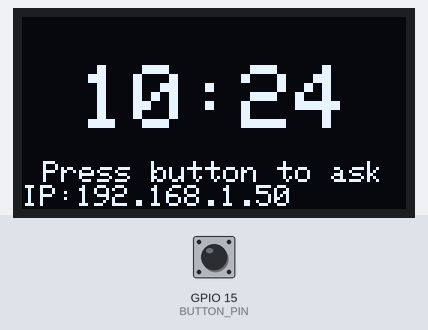
The sketch below on a simulated ESP32. Shown: 128×64 one-colour display. The inputs (shaded band) are chosen by the test bench; at power-on: GPIO 15 (BUTTON_PIN) HIGH. WiFi joins after 1.5 s; servers stay silent unless stated; uploads are accepted with an empty reply; the local clock reads 2024-03-15 10:24:30 at power-on unless the sketch sets it; what the sketch prints to the serial monitor is not drawn.

Above: at 3.7 s.
3.8 s: GPIO 15 (BUTTON_PIN) pulled LOW for 0.15 s
At 6.1 s:
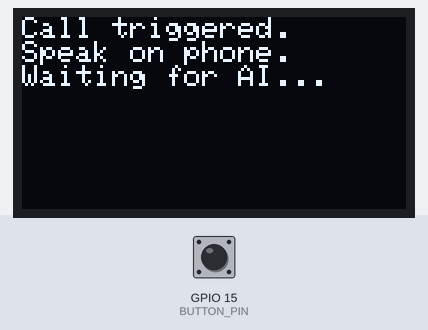
6.8 s: GPIO 15 (BUTTON_PIN) pulled LOW for 1 s
At 7.4 s:
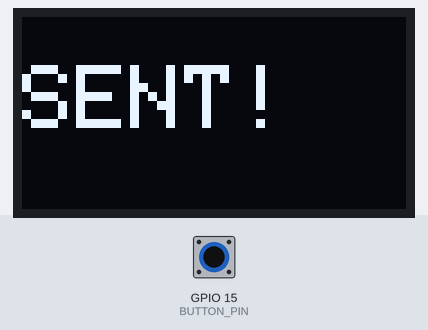
Timing chart, 0 to 9.8 s (numbered marks = the images above; inputs shaded):
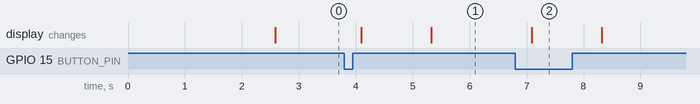

Measured:
- after the input at 3.8 s, the display: first changes after 0.30 s (image 1 shows a later state)
- after the input at 6.8 s, the display: changes after 0.29 s (image 2)

The sketch:

esp32.ino
```cpp
#include <WiFi.h>
#include <HTTPClient.h>
#include <Wire.h>
#include <Adafruit_GFX.h>
#include <Adafruit_SSD1306.h>
#include <time.h>

// ========= OLED CONFIG (same as your working code) =========
#define SCREEN_WIDTH 128
#define SCREEN_HEIGHT 64
Adafruit_SSD1306 display(SCREEN_WIDTH, SCREEN_HEIGHT, &Wire, -1);

// ========= PINS =========
#define BUTTON_PIN 15       // one side -> GND, other side -> GPIO15

// ========= WIFI / BACKEND =========
const char* ssid     = "JioFiber-wA01K";
const char* password = "Kris0909";
const char* BASE_URL = "http://192.168.29.183:3000";   // your Node backend

// ========= BUTTON DEBOUNCE =========
int lastReading = HIGH;
bool latch = false;
unsigned long lastDebounce = 0;
const unsigned long DEBOUNCE_DELAY = 50;

// ========= ANSWER POLLING STATE =========
bool waitingForReply      = false;
unsigned long lastFetchMs = 0;
const unsigned long FETCH_INTERVAL = 3000;
String lastShownSummary   = "";
String lastSeenTranscript = "";   // ⭐ jisko already dikha chuke

// ========= CLOCK / TIMEOUT STATE (NEW) =========
const long gmtOffset_sec      = 19800;  // +5:30 India
const int  daylightOffset_sec = 0;
bool timeInitialized          = false;

unsigned long lastClockUpdateMs = 0;
const unsigned long CLOCK_UPDATE_INTERVAL = 1000;   // 1s

unsigned long lastAnswerShownMs = 0;
const unsigned long ANSWER_TIMEOUT = 60000;         // 1 min

// -------- helper: centered text (for nice clock) ----------
void drawCenteredText(const String &text, int16_t y, uint8_t size) {
  int16_t x = (SCREEN_WIDTH - (int16_t)text.length() * 6 * size) / 2;
  if (x < 0) x = 0;
  display.setTextSize(size);
  display.setCursor(x, y);
  display.print(text);
}

// -------- helper: idle screen (MODIFIED UI) ----------
void showIdleScreen(const String &ip) {
  display.clearDisplay();
  display.setTextColor(SSD1306_WHITE);

  // Big time in center
  struct tm timeinfo;
  String timeStr = "--:--";
  if (timeInitialized && getLocalTime(&timeinfo)) {
    char buf[6];
    strftime(buf, sizeof(buf), "%H:%M", &timeinfo);  // HH:MM
    timeStr = String(buf);
  }
  drawCenteredText(timeStr, 16, 3);    // big digital clock

  // Hint text
  display.setTextSize(1);
  drawCenteredText("Press button to ask", 48, 1);

  // Small IP bottom-left
  display.setCursor(0, SCREEN_HEIGHT - 8);
  display.print("IP:");
  display.print(ip);

  display.display();
}

// -------- ROBUST JSON field extractor (AS-IS) -----------
String extractJsonField(const String &json, const String &key) {
  String keyQuoted = "\"" + key + "\"";
  int keyPos = json.indexOf(keyQuoted);
  if (keyPos == -1) return "";

  int colonPos = json.indexOf(':', keyPos);
  if (colonPos == -1) return "";

  int i = colonPos + 1;
  while (i < (int)json.length() && isspace(json[i])) i++;

  if (i >= (int)json.length() || json[i] != '\"') return "";
  int start = i + 1;

  int end = start;
  while (end < (int)json.length()) {
    if (json[end] == '\"' && json[end - 1] != '\\') break;
    end++;
  }
  if (end >= (int)json.length()) return "";

  String out = json.substring(start, end);
  out.replace("\\n", "\n");
  out.replace("\\\"", "\"");
  return out;
}

// -------- send POST /button (AS-IS + small flag) ----------
void sendTriggerToBackend() {
  if (WiFi.status() != WL_CONNECTED) {
    Serial.println("❌ WiFi not connected, cannot trigger");
    display.clearDisplay();
    display.setTextSize(1);
    display.setTextColor(SSD1306_WHITE);
    display.setCursor(0, 0);
    display.println("No WiFi.");
    display.println("Check router.");
    display.display();
    delay(1500);
    return;
  }

  HTTPClient http;
  String url = String(BASE_URL) + "/button";
  http.begin(url);
  http.addHeader("Content-Type", "application/json");

  String body = "{\"source\":\"esp32\",\"event\":\"button_pressed\"}";
  Serial.print("POST "); Serial.println(url);
  Serial.print("Body: "); Serial.println(body);

  int code = http.POST(body);
  String resp = (code > 0) ? http.getString() : "";
  Serial.print("HTTP POST code: "); Serial.println(code);
  Serial.print("HTTP POST resp: "); Serial.println(resp);
  http.end();

  // Visual feedback on OLED (SAME)
  display.clearDisplay();
  display.setTextSize(3);
  display.setTextColor(SSD1306_WHITE);
  display.setCursor(0, 16);
  if (code == 200 || code == 201) {
    display.println("SENT!");
    waitingForReply = true;
    lastFetchMs     = 0;          // jaldi poll shuru ho
    // NOTE: lastSeenTranscript ko touch NAHI kar rahe yaha
  } else {
    display.println("ERR");
  }
  display.display();
  delay(1200);

  if (WiFi.status() == WL_CONNECTED) {
    display.clearDisplay();
    display.setTextSize(1);
    display.setCursor(0, 0);
    display.println("Call triggered.");
    display.println("Speak on phone.");
    display.println("Waiting for AI...");
    display.display();
  }
}

// -------- GET /latest-answer and show summary (EXACT SAME LOGIC) ----------
void fetchLatestSummaryIfNeeded() {
  if (!waitingForReply) return;
  if (WiFi.status() != WL_CONNECTED) return;

  if (millis() - lastFetchMs < FETCH_INTERVAL) return;
  lastFetchMs = millis();

  HTTPClient http;
  String url = String(BASE_URL) + "/latest-answer";
  http.begin(url);

  int code = http.GET();
  String payload = (code > 0) ? http.getString() : "";
  Serial.print("GET "); Serial.print(url);
  Serial.print(" -> "); Serial.println(code);
  Serial.println("Payload:");
  Serial.println(payload);
  http.end();

  if (code != 200 || payload.length() == 0) {
    Serial.println("No new answer or GET failed");
    return;
  }

  // 0) Transcript check – yahi se decide karenge ki new hai ya purana
  String transcript = extractJsonField(payload, "transcript");
  Serial.print("Parsed transcript: ");
  Serial.println(transcript);

  if (transcript.length() == 0) {
    Serial.println("No transcript field, skipping");
    return;
  }

  // Agar transcript same hai as lastSeenTranscript → purana answer, ignore
  if (transcript == lastSeenTranscript) {
    Serial.println("Same transcript as lastSeenTranscript → still old answer, skipping");
    return;
  }

  // 1) Try direct top-level "summary"
  String summary = extractJsonField(payload, "summary");

  // 2) If not found, get nested "answer" JSON string and parse inside it
  if (summary.length() == 0) {
    String inner = extractJsonField(payload, "answer");
    Serial.println("Inner answer JSON:");
    Serial.println(inner);

    if (inner.length() > 0) {
      summary = extractJsonField(inner, "summary");
      if (summary.length() == 0) {
        String fullAns = extractJsonField(inner, "full_answer");
        if (fullAns.length() > 0) {
          summary = fullAns;
        }
      }
    }
  }

  Serial.print("Parsed summary: ");
  Serial.println(summary);

  if (summary.length() == 0) {
    Serial.println("No summary found even inside 'answer'");
    return;
  }

  // ✅ Now we accept this as NEW answer (EXACTLY LIKE BEFORE)
  waitingForReply     = false;
  lastSeenTranscript  = transcript;
  lastShownSummary    = summary;
  lastAnswerShownMs   = millis();   // ⭐ NEW: for timeout

  // Optional: limit length so it fits roughly on screen
  if (summary.length() > 110) summary = summary.substring(0, 110) + "...";

  // Display on OLED (same style as before)
  display.clearDisplay();
  display.setTextSize(1);
  display.setCursor(0, 0);
  display.println("AI Summary:");
  display.println("----------------");
  display.println(summary);
  display.display();

  Serial.println("✅ Summary shown on OLED (new transcript).");
}

// -------- periodic clock + timeout (NEW) ----------
void updateScreensPeriodic() {
  unsigned long now = millis();

  // 1) Agar answer screen dikha rahe hain, 1 minute baad idle pe jao
  if (!waitingForReply && lastShownSummary.length() > 0 && lastAnswerShownMs > 0) {
    if (now - lastAnswerShownMs > ANSWER_TIMEOUT) {
      Serial.println("⏱ Answer timeout → back to idle");
      // Mark as idle
      lastShownSummary  = "";
      lastAnswerShownMs = 0;
      showIdleScreen(WiFi.localIP().toString());
    }
  }

  // 2) Idle mode pe ho (no waiting, no current answer) → clock refresh
  if (!waitingForReply && lastShownSummary.length() == 0 && timeInitialized) {
    if (now - lastClockUpdateMs > CLOCK_UPDATE_INTERVAL) {
      lastClockUpdateMs = now;
      showIdleScreen(WiFi.localIP().toString());
    }
  }
}

// ================== SETUP =======================
void setup() {
  Serial.begin(115200);

  pinMode(BUTTON_PIN, INPUT_PULLUP);

  Wire.begin(21, 22);
  Wire.setClock(100000);

  Serial.println("Init OLED...");
  if (!display.begin(SSD1306_SWITCHCAPVCC, 0x3C)) {
    Serial.println("OLED init FAILED!");
    while(true);
  }
  Serial.println("OLED init OK");

  display.clearDisplay();
  display.setTextSize(2);
  display.setTextColor(SSD1306_WHITE);
  display.setCursor(0,10);
  display.println("HELLO");
  display.display();
  delay(1000);

  // WiFi connect (AS-IS)
  Serial.println("Connecting WiFi...");
  WiFi.begin(ssid, password);
  unsigned long t0 = millis();
  while (WiFi.status() != WL_CONNECTED && millis() - t0 < 15000) {
    Serial.print(".");
    delay(300);
  }

  if (WiFi.status() == WL_CONNECTED) {
    Serial.println("\n✅ WiFi Connected");
    Serial.print("IP: "); Serial.println(WiFi.localIP());

    // NTP time (NEW)
    configTime(gmtOffset_sec, daylightOffset_sec,
               "pool.ntp.org", "time.nist.gov");
    struct tm timeinfo;
    if (getLocalTime(&timeinfo)) {
      timeInitialized = true;
      Serial.println("⏰ Time initialized from NTP");
    } else {
      Serial.println("⚠️ Failed to get time from NTP");
    }

    showIdleScreen(WiFi.localIP().toString());
  } else {
    Serial.println("\n⚠️ WiFi FAILED");
    display.clearDisplay();
    display.setTextSize(1);
    display.setCursor(0,0);
    display.println("WiFi failed.");
    display.println("Check SSID/pwd.");
    display.display();
  }
}

// ================== LOOP =======================
void loop() {
  // BUTTON handling (same as your working code)
  int reading = digitalRead(BUTTON_PIN);

  if (reading != lastReading) {
    lastDebounce = millis();
  }

  if ((millis() - lastDebounce) > DEBOUNCE_DELAY) {
    if (reading == LOW && !latch) {
      latch = true;
      Serial.println("🔘 Button press detected");
      sendTriggerToBackend();
    } else if (reading == HIGH && latch) {
      latch = false;
    }
  }

  lastReading = reading;

  // ORIGINAL behaviour for AI answer
  fetchLatestSummaryIfNeeded();

  // NEW: clock + timeout
  updateScreensPeriodic();

  delay(10);
}
```
